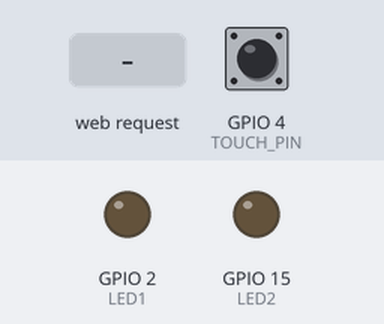
This sketch was run on a simulated ESP32. On the bench: output pins drawn as LEDs (lit = HIGH). Dashed ring = blinking. The test bench sets the inputs (shaded band); at power-on: GPIO 4 (TOUCH_PIN) HIGH. WiFi joins after 1.5 s; servers stay silent unless stated; what the sketch prints to the serial monitor is not drawn.

Above: at 2.7 s.
2.8 s: HTTP request GET /arm received
At 3.05 s:
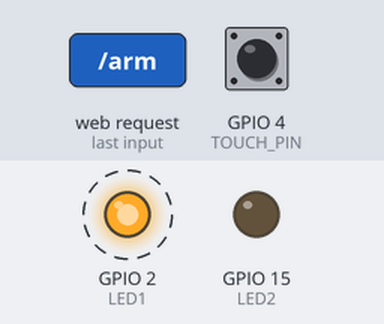
At 3.55 s:
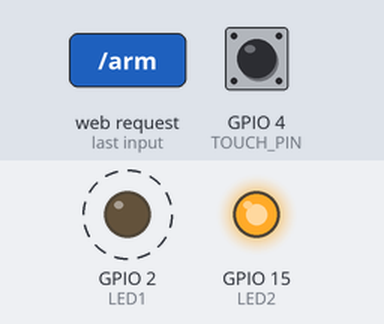
5.8 s: HTTP request GET /disarm received
At 6.4 s:
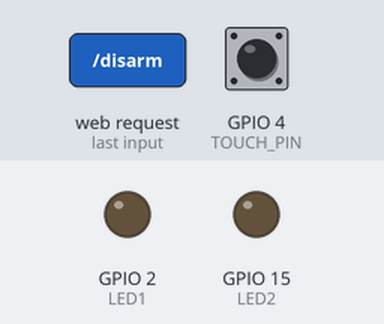
Timing chart, 0 to 8.8 s (numbered marks = the images above; inputs shaded):
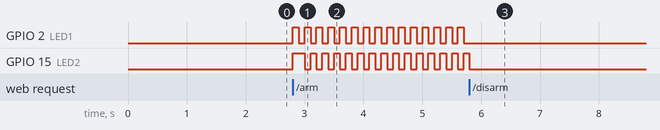

Measured:
- after the input at 2.8 s, GPIO 2 (LED1): alternates HIGH for 0.10 s and LOW for 0.10 s, starting at once; GPIO 15 (LED2): LOW → HIGH at once, then repeats every 0.20 s: LOW 0.10 s, HIGH 0.10 s
- after the input at 5.8 s, GPIO 2 (LED1): stops changing and stays LOW; GPIO 15 (LED2): goes on until 5.8 s, then stays LOW

The sketch:

ex083.ino
```cpp
#include <WiFi.h>
#include <WebServer.h>

const char* ssid = "xswl";
const char* password = "hxy060617";


const int TOUCH_PIN = 4;
const int LED1 = 2;
const int LED2 = 15;
int threshold = 400;

//  系统状态
bool isArmed = false;
bool isAlarming = false;

unsigned long previousMillis = 0;
const long ALARM_BLINK = 100;
const long STANDBY_BLINK = 800;

WebServer server(80);

//  网页界面
String makePage() {
  String sysState;

  if (isAlarming) {
    sysState = "<span style='color:red; font-size:24px'>🚨 警报触发！双灯报警中</span>";
  } else if (isArmed) {
    sysState = "<span style='color:blue; font-size:24px'>🛡️ 已布防 · 待命状态</span>";
  } else {
    sysState = "<span style='color:gray; font-size:24px'>⭕ 已撤防 · 系统关闭</span>";
  }

  String html = "<!DOCTYPE html><html lang='zh-CN'><head>";
  html += "<meta charset='UTF-8'>";
  html += "<meta name='viewport' content='width=device-width, initial-scale=1.0'>";
  html += "<meta http-equiv='refresh' content='1'>";
  html += "<title>安防报警 V3.0 最终版</title>";
  html += "<style>body{text-align:center; font-family:Arial; margin-top:60px;}";
  html += "button{padding:20px 40px; font-size:18px; margin:10px; border:none; border-radius:8px; color:white;}";
  html += ".arm{background:#007bff;} .disarm{background:#dc3545;}</style>";
  html += "</head><body>";
  html += "<h1>ESP32 物联网安防报警器 V3.0</h1>";
  html += "<h3>" + sysState + "</h3>";
  html += "<br><a href='/arm'><button class='arm'>布防 (Arm)</button></a>";
  html += "<a href='/disarm'><button class='disarm'>撤防 (Disarm)</button></a>";
  html += "</body></html>";

  return html;
}

// 网页路由
void handleRoot() {
  server.send(200, "text/html; charset=utf-8", makePage());
}

void handleArm() {
  isArmed = true;
  isAlarming = false;
  server.sendHeader("Location", "/");
  server.send(303);
}

void handleDisarm() {
  isArmed = false;
  isAlarming = false;
  digitalWrite(LED1, LOW);
  digitalWrite(LED2, LOW);
  server.sendHeader("Location", "/");
  server.send(303);
}

//  初始化
void setup() {
  Serial.begin(115200);
  pinMode(LED1, OUTPUT);
  pinMode(LED2, OUTPUT);
  digitalWrite(LED1, LOW);
  digitalWrite(LED2, LOW);

  WiFi.begin(ssid, password);
  while (WiFi.status() != WL_CONNECTED) {
    delay(500);
    Serial.print(".");
  }
  Serial.println("\nWiFi 连接成功");
  Serial.print("控制面板地址：http://");
  Serial.println(WiFi.localIP());

  server.on("/", handleRoot);
  server.on("/arm", handleArm);
  server.on("/disarm", handleDisarm);
  server.begin();
}

//  主程序
void loop() {
  server.handleClient();
  unsigned long currentMillis = millis();

  if (!isArmed) {
    digitalWrite(LED1, LOW);
    digitalWrite(LED2, LOW);
    return;
  }

  if (isArmed && !isAlarming) {
    if (currentMillis - previousMillis >= STANDBY_BLINK) {
      previousMillis = currentMillis;
      bool s = !digitalRead(LED1);
      digitalWrite(LED1, s);
      digitalWrite(LED2, s);
    }

    if (touchRead(TOUCH_PIN) < threshold) {
      isAlarming = true;
      Serial.println("=== 报警触发 ===");
    }
  }

  if (isAlarming) {
    if (currentMillis - previousMillis >= ALARM_BLINK) {
      previousMillis = currentMillis;
      bool s = !digitalRead(LED1);
      digitalWrite(LED1, s);
      digitalWrite(LED2, !s);
    }
  }
}
```
